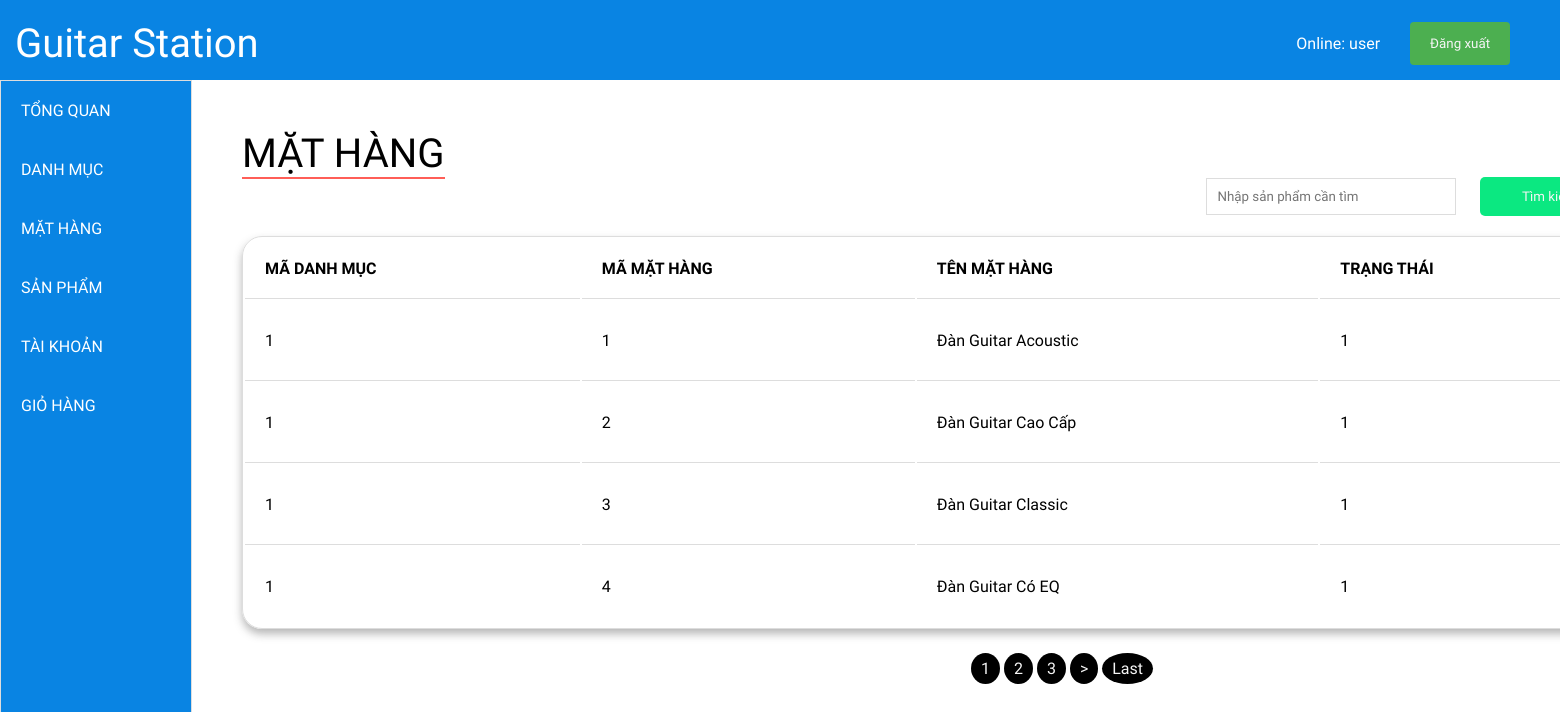
The app's page /admin/cate/cate.php (signed in) with its own data.
### tables this page shows
CREATE TABLE `tbl_category` (
  `menu_id` int(20) NOT NULL,
  `cate_id` int(5) NOT NULL,
  `cate_name` varchar(50) NOT NULL,
  `cate_status` int(2) NOT NULL
);

### admin/cate/cate_show.php (the view, shortened to what this page needs)
<!DOCTYPE html>
<html lang="en">
<head>
    <link rel="stylesheet" href="../admin.css">
    <link rel="stylesheet" href="../product.css">
    <link rel="stylesheet" href="../product/pro.css">
    <link rel="stylesheet" href="../pagination.css">
    <link rel="stylesheet" href="https://use.fontawesome.com/releases/v5.7.2/css/all.css">
</head>
<body>
    <?php
    include '../../db.php';
    $search = isset($_GET['ten']) ? $_GET['ten'] : "";
    $item_per_page = !empty($_GET['per_page']) ? $_GET['per_page'] : 4;
    $current_page = !empty($_GET['page']) ? $_GET['page'] : 1;
    $offset = ($current_page - 1) * $item_per_page;
    if ($search) {
        $sql = "SELECT * FROM `tbl_category` WHERE `cate_id` LIKE '%" . $search . "%' OR `cate_name` LIKE '%" . $search . "%' LIMIT " . $item_per_page . " OFFSET " . $offset;
        $totalRecords = mysqli_query($connect, "SELECT * FROM `tbl_category` WHERE `cate_id` LIKE '%" . $search . "%' OR `cate_name` LIKE '%" . $search . "%' ");
    } else {
        $sql = "SELECT * FROM tbl_category LIMIT " . $item_per_page . " OFFSET " . $offset;
    }
    $query = mysqli_query($connect, $sql);
    if (empty($_SESSION['current_user'])) {
    ?>
        Chua dang nhap , dang nhap tai
        <a href="../login.php">Tai day</a>
    <?php } else {
        $currentUser = $_SESSION['current_user'];
    ?>
        <header style="background-color: #0984e3;">
            <div class="cnt">
                <div class="logo">
                <span><a href="../homepage.php" style="text-decoration: none; color:white;">Guitar Station</a></span>
                </div>
                <div class="in-out" style="margin-right: 50px;">
                    <div class="name">
                        <p>Online: <?= $currentUser['user_name'] ?></p>
                    </div>
                    <button><a href="../../logout.php">Đăng xuất</a></button>
                </div>
            </div>
        </header>
        <div class="main">
            <div class="nav-small" style="height: calc(100vh - 80px); width: 192px;">
                <div class="nav-small_left">
                <div class="nav-item">
                        <a href="../homepage.php">TỔNG QUAN</a>
                    </div>
                    <div class="nav-item">
                        <a href="../menu/menu.php">DANH MỤC</a>
                    </div>
                    <div class="nav-item">
                        <a href="../cate/cate.php">MẶT HÀNG</a>
                    </div>
                    <div class="nav-item">
                        <a href="../product/product.php">SẢN PHẨM</a>
                    </div>
                    <div class="nav-item">
                        <a href="../user/user.php">TÀI KHOẢN</a>
                    </div>
                    <div class="nav-item">
                        <a href="../cart/cart.php">GIỎ HÀNG</a>
                    </div>
                </div>
            </div>
            <div class="display-data">
                <div class="title">
                    <span> MẶT HÀNG </span>
                </div>
                <div class="action" style="margin-bottom: 20px;">
                    <form action="" method="GET">
                        <input type="text" style="padding: 10px; width: 250px; border: 1px solid #ddd;" placeholder="Nhập sản phẩm cần tìm" value="<?= isset($_GET['ten']) ? $_GET['ten'] : "" ?>" name="ten" />
                        <input type="submit" class="btn btn-secondary" value="Tìm kiếm sản phẩm" style="height: 39px;">
                    </form>
                </div>
                <div class="table-cart_left">
                    <table style="width: 1640px; border-collapse: inherit;  border: 1px solid #ddd; border-radius: 20px;">
                        <tr>
                            <th>MÃ DANH MỤC</th>
                            <th>MÃ MẶT HÀNG</th>
                            <th>TÊN MẶT HÀNG</th>
                            <th>TRẠNG THÁI</th>
                        </tr>
                        <?php while ($row = mysqli_fetch_assoc($query)) : ?>
                            <tr>
                                <td>
                                    <div class="cate_id">
                                        <?php echo $row['menu_id'] ?>
                                    </div>
                                </td>
                                <td>
                                    <div class="cate_id">
                                        <?php echo $row['cate_id'] ?>
                                    </div>
                                </td>
                                <td>
                                    <div class="cate_id">
                                        <?php echo $row['cate_name'] ?>
                                    </div>
                                </td>
                                <td>
                                    <div class="pro_id">
                                        <?php echo $row['cate_status'] ?>
                                    </div>
                                </td>
                            </tr>
                        <?php endwhile; ?>
                    </table>
                    <?php
                    include '../pagination.php';
                    ?>
                <?php }
                ?>
</body>
</html>

### admin/admin.css (style rules this page uses)
* { margin: 0; padding: 0; box-sizing: border-box; }
header { height: 80px; }
.cnt { display: flex; justify-content: space-between; align-items: center; padding-top: 20px; }
.logo span { color: white; font-size: 40px; }
.name { padding: 0px 30px; }
.in-out { color: white; display: flex; align-items: center; }
.in-out button { background-color: #4CAF50; padding: 14px 20px; border: none; border-radius: 4px; cursor: pointer; }
.logo { margin-left: 15px; }
.main { display: flex; justify-content: space-between; height: auto }
.nav-small { border: 1px solid #ddd; }
.nav-item { padding: 20px; }
.nav-item a { text-decoration: none; color: white; }
.display-data { color: black; }
.action { display: flex; justify-content: end; align-items: center; }
.action input { width: 200px; margin-right: 20px; }

### admin/product.css (style rules this page uses)
.table-cart_left table { width: auto; }
.table-cart_left th, td { padding: 20px; text-align: left; border-bottom: 1px solid #ddd; }

### admin/product/pro.css (style rules this page uses)
.action input { outline: none; }
.btn-secondary { cursor: pointer; border: none; border-radius: 5px; background-color: #0be881; color: whitesmoke; }
.nav-small { width: 200px; background-color: #0984e3; }
.display-data { width: fit-content; margin: 50px 50px 30px; }
.title span { font-size: 40px; border-bottom: 2px solid #ff5e57; }
.in-out a { text-decoration: none; color: whitesmoke; }
.nav-item { width: 190px; cursor: pointer; text-align: left; }

### admin/cate/cate.php (style rules this page uses)
* { font-family: 'Work Sans', sans-serif; }

### admin/cate/cate_show.php (style rules this page uses)
table { box-shadow: 0 5px 8px 0 rgba(50, 50, 50, 0.35); -webkit-box-shadow: 0 5px 8px 0 rgba(50, 50, 50, 0.35); -moz-box-shadow: 0 5px 8px 0 rgba(50, 50, 50, 0.35); }
table tr:last-child td { border-bottom: none; }

### records on screen
tbl_category: menu "1", cate_id "1", cate_name "Đàn Guitar Acoustic", cate_status "1"
tbl_category: menu "1", cate_id "2", cate_name "Đàn Guitar Cao Cấp", cate_status "1"
tbl_category: menu "1", cate_id "3", cate_name "Đàn Guitar Classic", cate_status "1"
tbl_category: menu "1", cate_id "4", cate_name "Đàn Guitar Có EQ", cate_status "1"

### other values on screen
$currentUser['user_name'] "user"
